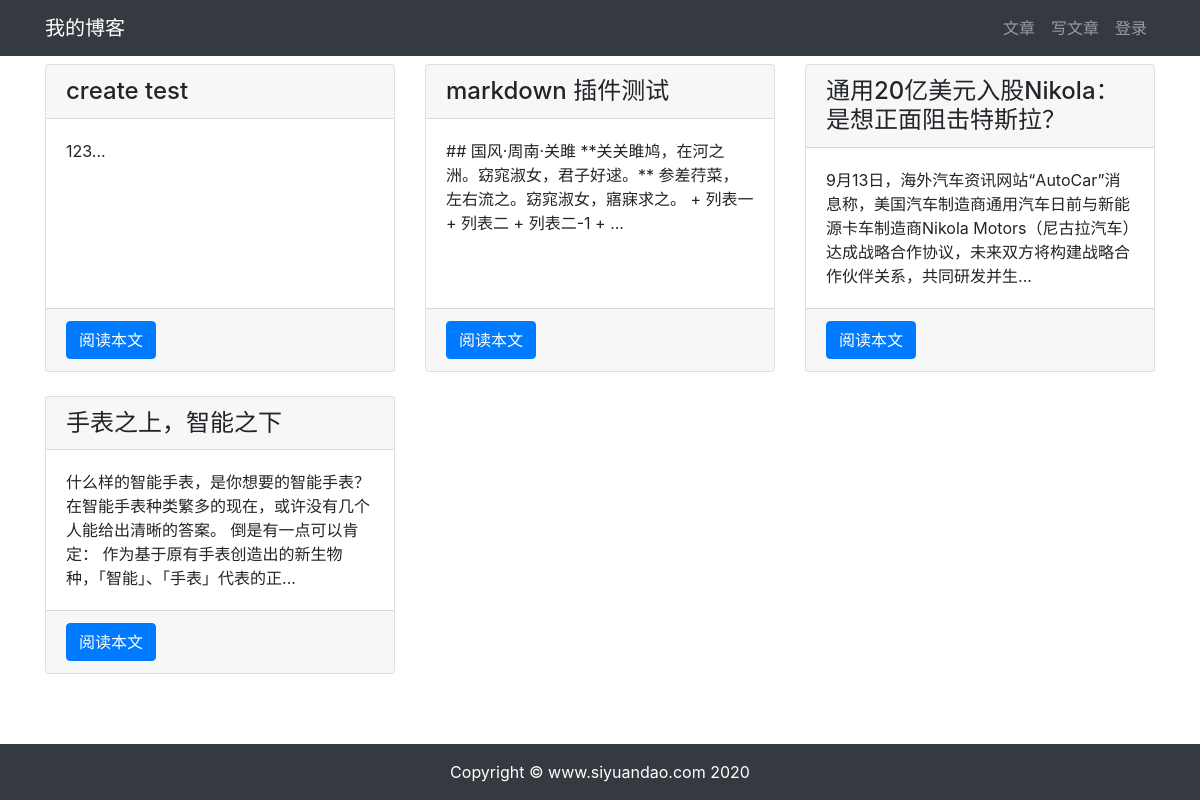
/article/article-list, run on an earlier commit of the app's database.
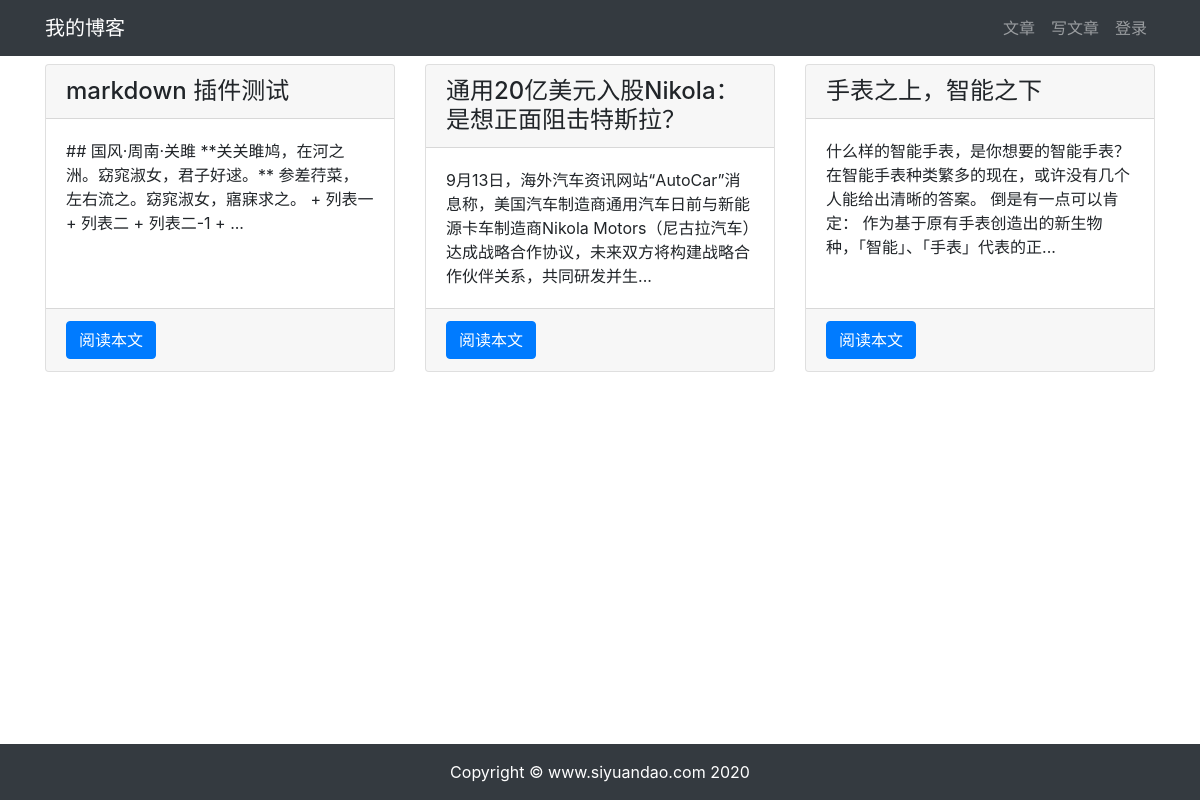
And on a later commit of the database.
### article/models.py (models this page shows, shortened)
class ArticlePost(models.Model):
    author = models.ForeignKey(User, on_delete=models.CASCADE)
    title = models.CharField(max_length=100)
    body = models.TextField()
    created = models.DateTimeField(default=timezone.now)
    updated = models.DateTimeField(auto_now=True)
    class Meta:
        ordering = ('-created',)

### article/views.py (the view)
# urls.py: path("article-list", views.article_list, name="article_list"),
def article_list(request):
    articles = ArticlePost.objects.all()
    context = {"articles": articles}
    return render(request, 'article/list.html', context)

### templates/article/list.html (shortened to what this page needs)
{% extends "base.html" %}
{% load static %}
{% block content %}
<div class="container">
    <div class="row mt-2">
        {% for article in articles %}
        <div class="col-4 mb-4">
            <div class="card h-100">
                <h4 class="card-header">{{ article.title }}</h4>
                <div class="card-body">
                    <p class="card-text">{{ article.body|slice:'100' }}...</p>
                </div>
                <div class="card-footer">
                    <a href="{% url 'article:article_detail' article.id %}" class="btn btn-primary">阅读本文</a>
                </div>
            </div>
        </div>
        {% endfor %}
    </div>
</div>
{% endblock content %}

What changed in the data, as far as the page shows it:
removed ArticlePost: title "create test", body "123"
